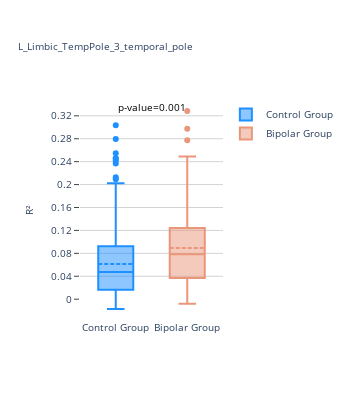

Notebook code for this chart:
### Markdown cell above
plot significant results

### Code cell
import plotly.graph_objects as go

for region, p in main_top_hits.iterrows():
    hc_gp = hc[region]
    bd_gp = bd[region]
    
    hc_gp = replace_ones_with_mean(hc_gp)
    bd_gp = replace_ones_with_mean(bd_gp)

    fig = go.Figure()

    # Add Box plots for Control Group and Bipolar Group
    fig.add_trace(go.Box(y=hc_gp, name='Control Group', marker_color='dodgerblue', boxmean=True))
    fig.add_trace(go.Box(y=bd_gp, name='Bipolar Group', marker_color='darksalmon', boxmean=True))

    fig.update_layout(
        title=dict(
            text=f'{region}',
            font=dict(size=10)  # Change the title font size here
        ),
    yaxis_title=dict(
        text='R²',
        font=dict(size=10)  # Change the y-axis title font size here
        ),
        width=350,  # Set the width of the figure
        height=400,  # Set the height of the figure
        xaxis=dict(mirror=False,
            showline=False,
            tickfont=dict(size=10),
          #  linecolor='grey'
                  ),
        yaxis=dict(
            gridcolor='lightgrey',  # Color of the grid lines
            dtick=0.04,
            mirror=False,
            ticks='outside',
            showline=False,
          #  linecolor='grey',
            gridwidth=1,
            tickfont=dict(size=10)
        ),  # Set the tick distance to add more grid lines
        legend=dict(
            font=dict(size=10)  # Change the legend font size here
        ),
        annotations=[
            dict(
                xref='paper',
                yref='paper',
                x=0.5,
                y=1.01,
                text=f"p-value={p['Bonf p-value']:.3f}",
                showarrow=False,
                font=dict(size=10, color='black'))],
        plot_bgcolor='white',  # Set plot background color to white
        paper_bgcolor='white' )

    fig.show()
    #fig.write_image(f"{region}.svg")

### Figure 1 — Plotly figure (JSON) as saved in the notebook; plotly's stock layout.template omitted (floating-point values rounded to 4 significant figures; data arrays with more than 128 entries replaced by an {"elided": "..."} marker saying what was removed)
{"data": [{"boxmean": true, "marker": {"color": "dodgerblue"}, "name": "Control Group", "type": "box", "y": {"elided": "326 float values"}}, {"boxmean": true, "marker": {"color": "darksalmon"}, "name": "Bipolar Group", "type": "box", "y": {"elided": "163 float values"}}], "layout": {"annotations": [{"font": {"color": "black", "size": 10}, "showarrow": false, "text": "p-value=0.001", "x": 0.5, "xref": "paper", "y": 1.01, "yref": "paper"}], "height": 400, "legend": {"font": {"size": 10}}, "paper_bgcolor": "white", "plot_bgcolor": "white", "title": {"font": {"size": 10}, "text": "L_Limbic_TempPole_3_temporal_pole"}, "width": 350, "xaxis": {"autorange": true, "mirror": false, "range": [-0.5, 1.5], "showline": false, "tickfont": {"size": 10}, "type": "category"}, "yaxis": {"autorange": true, "dtick": 0.04, "gridcolor": "lightgrey", "gridwidth": 1, "mirror": false, "range": [-0.03634, 0.3476], "showline": false, "tickfont": {"size": 10}, "ticks": "outside", "title": {"font": {"size": 10}, "text": "R²"}, "type": "linear"}}}
